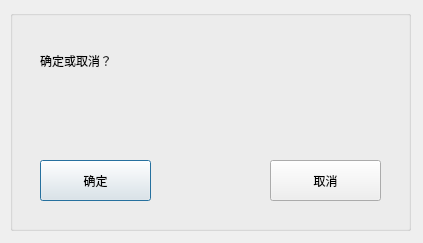
<?xml version="1.0" encoding="UTF-8"?>
<ui version="4.0">
 <class>ConfirmDialog</class>
 <widget class="QDialog" name="ConfirmDialog">
  <property name="geometry">
   <rect>
    <x>0</x>
    <y>0</y>
    <width>423</width>
    <height>243</height>
   </rect>
  </property>
  <property name="windowTitle">
   <string>Confirm</string>
  </property>
  <widget class="FluentGroupBox" name="fluentGroupBox">
   <property name="geometry">
    <rect>
     <x>10</x>
     <y>10</y>
     <width>401</width>
     <height>221</height>
    </rect>
   </property>
   <property name="BorderWidth">
    <number>2</number>
   </property>
   <property name="ShowTitle">
    <bool>false</bool>
   </property>
   <property name="TitleIsOutside">
    <bool>false</bool>
   </property>
   <widget class="FluentText" name="titleLabel">
    <property name="geometry">
     <rect>
      <x>30</x>
      <y>30</y>
      <width>331</width>
      <height>41</height>
     </rect>
    </property>
    <property name="text">
     <string>确定或取消？</string>
    </property>
    <property name="FontSize">
     <number>24</number>
    </property>
   </widget>
   <widget class="FluentText" name="messageLabel">
    <property name="geometry">
     <rect>
      <x>40</x>
      <y>90</y>
      <width>321</width>
      <height>41</height>
     </rect>
    </property>
    <property name="text">
     <string/>
    </property>
    <property name="FontSize">
     <number>16</number>
    </property>
   </widget>
   <widget class="FluentPushButton" name="okButton">
    <property name="geometry">
     <rect>
      <x>30</x>
      <y>150</y>
      <width>111</width>
      <height>41</height>
     </rect>
    </property>
    <property name="text">
     <string>确定</string>
    </property>
   </widget>
   <widget class="FluentPushButton" name="cancelButton">
    <property name="geometry">
     <rect>
      <x>260</x>
      <y>150</y>
      <width>111</width>
      <height>41</height>
     </rect>
    </property>
    <property name="text">
     <string>取消</string>
    </property>
   </widget>
  </widget>
 </widget>
 <customwidgets>
  <customwidget>
   <class>FluentPushButton</class>
   <extends>QPushButton</extends>
   <header>fluent_push_button.h</header>
  </customwidget>
  <customwidget>
   <class>FluentText</class>
   <extends>QLabel</extends>
   <header>fluent_text.h</header>
  </customwidget>
  <customwidget>
   <class>FluentGroupBox</class>
   <extends>QGroupBox</extends>
   <header>fluent_group_box.h</header>
   <container>1</container>
  </customwidget>
 </customwidgets>
 <resources/>
 <connections/>
</ui>
